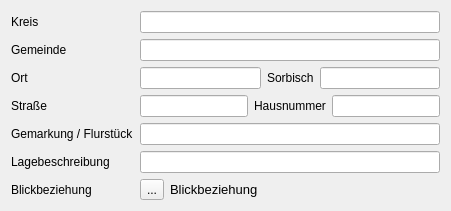
       <widget class="QWidget" name="TabOrtsbestimmung">
        <attribute name="title">
         <string>Ortsbestimmung</string>
        </attribute>
        <layout class="QFormLayout" name="formLayout_4">
         <item row="0" column="0">
          <widget class="QLabel" name="lblKreis">
           <property name="text">
            <string>Kreis</string>
           </property>
          </widget>
         </item>
         <item row="0" column="1">
          <widget class="QLineEdit" name="kreis"/>
         </item>
         <item row="1" column="0">
          <widget class="QLabel" name="lblGemeinde">
           <property name="text">
            <string>Gemeinde</string>
           </property>
          </widget>
         </item>
         <item row="1" column="1">
          <widget class="QLineEdit" name="gemeinde"/>
         </item>
         <item row="2" column="0">
          <widget class="QLabel" name="lblOrt">
           <property name="text">
            <string>Ort</string>
           </property>
          </widget>
         </item>
         <item row="2" column="1">
          <layout class="QHBoxLayout" name="hlayout_OrtSorbisch">
           <item>
            <widget class="QLineEdit" name="ort"/>
           </item>
           <item>
            <widget class="QLabel" name="lblSorb">
             <property name="text">
              <string>Sorbisch</string>
             </property>
            </widget>
           </item>
           <item>
            <widget class="QLineEdit" name="sorbisch"/>
           </item>
          </layout>
         </item>
         <item row="3" column="0">
          <widget class="QLabel" name="lblStr">
           <property name="text">
            <string>Straße</string>
           </property>
          </widget>
         </item>
         <item row="3" column="1">
          <layout class="QHBoxLayout" name="hlayout_StrNr">
           <item>
            <widget class="QLineEdit" name="strasse"/>
           </item>
           <item>
            <widget class="QLabel" name="lblHNr">
             <property name="text">
              <string>Hausnummer</string>
             </property>
            </widget>
           </item>
           <item>
            <widget class="QLineEdit" name="hausnummer"/>
           </item>
          </layout>
         </item>
         <item row="4" column="0">
          <widget class="QLabel" name="lblFlur">
           <property name="text">
            <string>Gemarkung / Flurstück</string>
           </property>
          </widget>
         </item>
         <item row="4" column="1">
          <widget class="QLineEdit" name="gem_flur"/>
         </item>
         <item row="5" column="0">
          <widget class="QLabel" name="lblLage">
           <property name="text">
            <string>Lagebeschreibung</string>
           </property>
          </widget>
         </item>
         <item row="5" column="1">
          <widget class="QLineEdit" name="lagebeschreibung"/>
         </item>
         <item row="6" column="0">
          <widget class="QLabel" name="lblBlick">
           <property name="text">
            <string>Blickbeziehung</string>
           </property>
          </widget>
         </item>
         <item row="6" column="1">
          <layout class="QHBoxLayout" name="layoutBlickbeziehung">
           <item>
            <widget class="QToolButton" name="btn_blickbeziehung">
             <property name="text">
              <string>...</string>
             </property>
            </widget>
           </item>
           <item>
            <widget class="QLabel" name="lbl_return_blickbeziehung">
             <property name="font">
              <font>
               <pointsize>10</pointsize>
               <weight>50</weight>
               <bold>false</bold>
              </font>
             </property>
             <property name="text">
              <string>Blickbeziehung</string>
             </property>
             <property name="textFormat">
              <enum>Qt::PlainText</enum>
             </property>
             <property name="alignment">
              <set>Qt::AlignLeading|Qt::AlignLeft|Qt::AlignVCenter</set>
             </property>
             <property name="wordWrap">
              <bool>true</bool>
             </property>
             <property name="margin">
              <number>0</number>
             </property>
            </widget>
           </item>
          </layout>
         </item>
        </layout>
       </widget>
